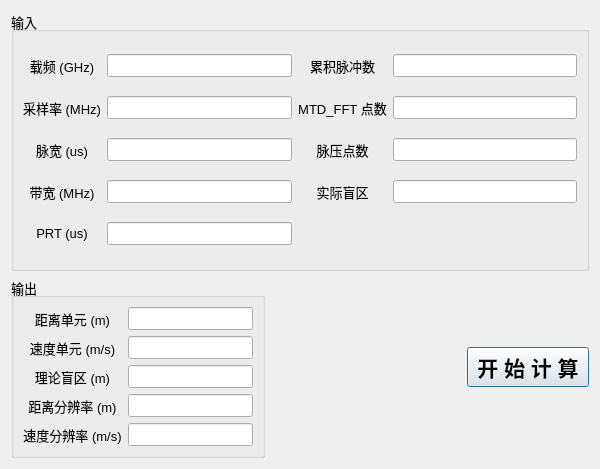
<?xml version="1.0" encoding="UTF-8"?>
<ui version="4.0">
 <class>CalculateRangeAndDopplerUnitDialog</class>
 <widget class="QDialog" name="CalculateRangeAndDopplerUnitDialog">
  <property name="geometry">
   <rect>
    <x>0</x>
    <y>0</y>
    <width>600</width>
    <height>469</height>
   </rect>
  </property>
  <property name="font">
   <font>
    <family>Microsoft YaHei UI</family>
    <pointsize>10</pointsize>
   </font>
  </property>
  <property name="windowTitle">
   <string>计算距离单元和速度单元</string>
  </property>
  <layout class="QGridLayout" name="gridLayout">
   <item row="1" column="1">
    <spacer name="horizontalSpacer">
     <property name="orientation">
      <enum>Qt::Horizontal</enum>
     </property>
     <property name="sizeHint" stdset="0">
      <size>
       <width>40</width>
       <height>20</height>
      </size>
     </property>
    </spacer>
   </item>
   <item row="1" column="0">
    <widget class="QGroupBox" name="groupBox_output">
     <property name="title">
      <string>输出</string>
     </property>
     <layout class="QGridLayout" name="gridLayout_2">
      <item row="0" column="0">
       <widget class="QLabel" name="label_7">
        <property name="text">
         <string>距离单元 (m)</string>
        </property>
        <property name="alignment">
         <set>Qt::AlignCenter</set>
        </property>
       </widget>
      </item>
      <item row="0" column="1">
       <widget class="QLineEdit" name="lineEdit_range_unit">
        <property name="alignment">
         <set>Qt::AlignCenter</set>
        </property>
       </widget>
      </item>
      <item row="1" column="0">
       <widget class="QLabel" name="label_11">
        <property name="text">
         <string>速度单元 (m/s)</string>
        </property>
        <property name="alignment">
         <set>Qt::AlignCenter</set>
        </property>
       </widget>
      </item>
      <item row="1" column="1">
       <widget class="QLineEdit" name="lineEdit_velocity_unit">
        <property name="alignment">
         <set>Qt::AlignCenter</set>
        </property>
       </widget>
      </item>
      <item row="2" column="0">
       <widget class="QLabel" name="label_13">
        <property name="text">
         <string>理论盲区 (m)</string>
        </property>
        <property name="alignment">
         <set>Qt::AlignCenter</set>
        </property>
       </widget>
      </item>
      <item row="2" column="1">
       <widget class="QLineEdit" name="lineEdit_theoretical_blind_len">
        <property name="alignment">
         <set>Qt::AlignCenter</set>
        </property>
       </widget>
      </item>
      <item row="3" column="0">
       <widget class="QLabel" name="label_12">
        <property name="text">
         <string>距离分辨率 (m)</string>
        </property>
        <property name="alignment">
         <set>Qt::AlignCenter</set>
        </property>
       </widget>
      </item>
      <item row="3" column="1">
       <widget class="QLineEdit" name="lineEdit_range_resolution">
        <property name="alignment">
         <set>Qt::AlignCenter</set>
        </property>
       </widget>
      </item>
      <item row="4" column="0">
       <widget class="QLabel" name="label_14">
        <property name="text">
         <string>速度分辨率 (m/s)</string>
        </property>
        <property name="alignment">
         <set>Qt::AlignCenter</set>
        </property>
       </widget>
      </item>
      <item row="4" column="1">
       <widget class="QLineEdit" name="lineEdit_velocity_resolution">
        <property name="alignment">
         <set>Qt::AlignCenter</set>
        </property>
       </widget>
      </item>
     </layout>
    </widget>
   </item>
   <item row="0" column="0" colspan="3">
    <widget class="QGroupBox" name="groupBox_input">
     <property name="title">
      <string>输入</string>
     </property>
     <layout class="QGridLayout" name="gridLayout_3">
      <item row="0" column="0">
       <widget class="QLabel" name="label">
        <property name="text">
         <string>载频 (GHz)</string>
        </property>
        <property name="alignment">
         <set>Qt::AlignCenter</set>
        </property>
       </widget>
      </item>
      <item row="0" column="1">
       <widget class="QLineEdit" name="lineEdit_fc">
        <property name="alignment">
         <set>Qt::AlignCenter</set>
        </property>
       </widget>
      </item>
      <item row="0" column="2">
       <widget class="QLabel" name="label_10">
        <property name="text">
         <string>累积脉冲数</string>
        </property>
        <property name="alignment">
         <set>Qt::AlignCenter</set>
        </property>
       </widget>
      </item>
      <item row="0" column="3">
       <widget class="QLineEdit" name="lineEdit_mtd_pulse_num">
        <property name="alignment">
         <set>Qt::AlignCenter</set>
        </property>
       </widget>
      </item>
      <item row="1" column="0">
       <widget class="QLabel" name="label_2">
        <property name="text">
         <string>采样率 (MHz)</string>
        </property>
        <property name="alignment">
         <set>Qt::AlignCenter</set>
        </property>
       </widget>
      </item>
      <item row="1" column="1">
       <widget class="QLineEdit" name="lineEdit_fs">
        <property name="alignment">
         <set>Qt::AlignCenter</set>
        </property>
       </widget>
      </item>
      <item row="1" column="2">
       <widget class="QLabel" name="label_9">
        <property name="text">
         <string>MTD_FFT 点数</string>
        </property>
        <property name="alignment">
         <set>Qt::AlignCenter</set>
        </property>
       </widget>
      </item>
      <item row="1" column="3">
       <widget class="QLineEdit" name="lineEdit_mtd_fft_num">
        <property name="alignment">
         <set>Qt::AlignCenter</set>
        </property>
       </widget>
      </item>
      <item row="2" column="0">
       <widget class="QLabel" name="label_4">
        <property name="text">
         <string>脉宽 (us)</string>
        </property>
        <property name="alignment">
         <set>Qt::AlignCenter</set>
        </property>
       </widget>
      </item>
      <item row="2" column="1">
       <widget class="QLineEdit" name="lineEdit_pw">
        <property name="alignment">
         <set>Qt::AlignCenter</set>
        </property>
       </widget>
      </item>
      <item row="2" column="2">
       <widget class="QLabel" name="label_6">
        <property name="text">
         <string>脉压点数</string>
        </property>
        <property name="alignment">
         <set>Qt::AlignCenter</set>
        </property>
       </widget>
      </item>
      <item row="2" column="3">
       <widget class="QLineEdit" name="lineEdit_range_units_num">
        <property name="alignment">
         <set>Qt::AlignCenter</set>
        </property>
       </widget>
      </item>
      <item row="3" column="0">
       <widget class="QLabel" name="label_3">
        <property name="text">
         <string>带宽 (MHz)</string>
        </property>
        <property name="alignment">
         <set>Qt::AlignCenter</set>
        </property>
       </widget>
      </item>
      <item row="3" column="1">
       <widget class="QLineEdit" name="lineEdit_bw">
        <property name="alignment">
         <set>Qt::AlignCenter</set>
        </property>
       </widget>
      </item>
      <item row="3" column="2">
       <widget class="QLabel" name="label_8">
        <property name="text">
         <string>实际盲区</string>
        </property>
        <property name="alignment">
         <set>Qt::AlignCenter</set>
        </property>
       </widget>
      </item>
      <item row="3" column="3">
       <widget class="QLineEdit" name="lineEdit_real_blind_len">
        <property name="alignment">
         <set>Qt::AlignCenter</set>
        </property>
       </widget>
      </item>
      <item row="4" column="0">
       <widget class="QLabel" name="label_5">
        <property name="text">
         <string>PRT (us)</string>
        </property>
        <property name="alignment">
         <set>Qt::AlignCenter</set>
        </property>
       </widget>
      </item>
      <item row="4" column="1">
       <widget class="QLineEdit" name="lineEdit_prt">
        <property name="alignment">
         <set>Qt::AlignCenter</set>
        </property>
       </widget>
      </item>
     </layout>
    </widget>
   </item>
   <item row="1" column="2">
    <widget class="QPushButton" name="pushButton_calculate">
     <property name="minimumSize">
      <size>
       <width>0</width>
       <height>0</height>
      </size>
     </property>
     <property name="font">
      <font>
       <pointsize>16</pointsize>
       <weight>75</weight>
       <bold>true</bold>
      </font>
     </property>
     <property name="text">
      <string> 开 始 计 算 </string>
     </property>
    </widget>
   </item>
  </layout>
 </widget>
 <resources/>
 <connections/>
</ui>
